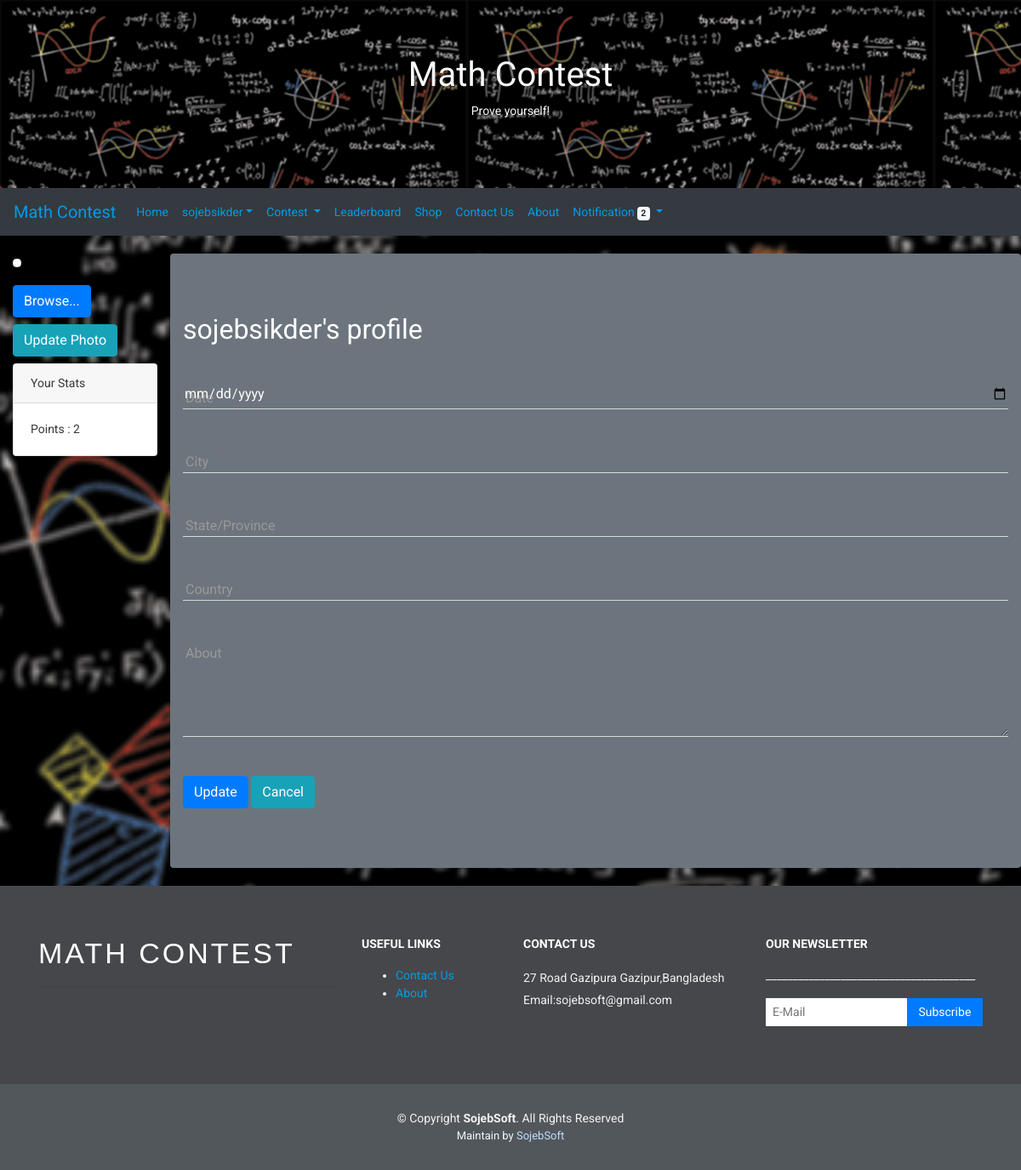
The page /profile.php (signed in) on the database as committed earlier.
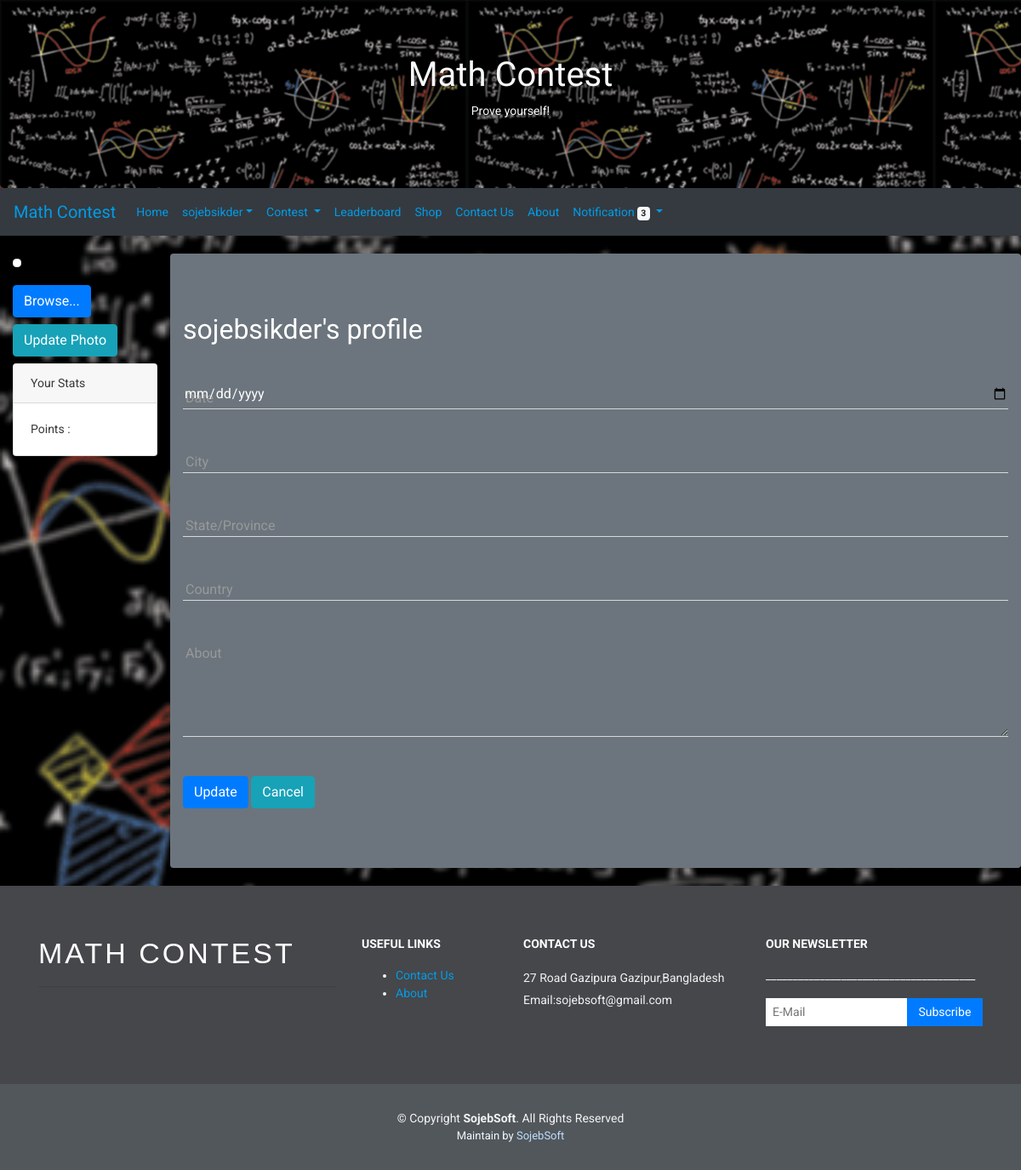
The same page on the database as committed later.
### tables this page shows
CREATE TABLE `leaderboard` (
  `id` int(11) NOT NULL,
  `user_email` varchar(200) NOT NULL,
  `user_id` varchar(200) NOT NULL,
  `points` varchar(200) NOT NULL
);

### lib/Database.php (called while the page is built, shortened)
<?php
Class Database{
 public $host   = DB_HOST;
 public $user   = DB_USER;
 public $pass   = DB_PASS;
 public $dbname = DB_NAME;
 public $link;
  private function connectDB(){
    $this->link = new mysqli($this->host, $this->user, $this->pass,$this->dbname);
  }
  public function select($query){
    $result = $this->link->query($query) or die($this->link->error.__LINE__);
    if($result->num_rows > 0){
      return $result;
    } else {
      return false;
    }
  }
}

### helpers/Format.php (called while the page is built, shortened)
<?php
class Format{
    public function Stext($string, $allow = null){
        if($allow == null){
            $this->conn =mysqli_connect(DB_HOST,DB_USER,DB_PASS,DB_NAME);
            $text = $this->conn->real_escape_string(htmlspecialchars(strip_tags($string)));
        }else{
            $this->conn =mysqli_connect(DB_HOST,DB_USER,DB_PASS,DB_NAME);
            $text = $this->conn->real_escape_string(strip_tags($string, $allow));
        }
        return $text;
    }
}
?>

### profile.php (the view, shortened to what the changed rows need)
<?php include "inc/header.php";
$db = new Database();
$format = new Format();
$user = $format->Stext(isset($_REQUEST['user']));
?>
<?php
if($user){
    $OtherUsername = $format->Stext($_REQUEST['user']);
    $queryOther = "SELECT * FROM register WHERE user_name='$OtherUsername'";
     $GetDataPr =$db->select($queryOther);
    if($GetDataPr){
        $GetDataPr = $GetDataPr->fetch_assoc();
    }else{
        header("location: index.php?error=profile not found");
    }
}
else{
    $username = $_SESSION['name'];
    $userlogin = $_SESSION['login'];
    $queryPr = "SELECT * FROM register WHERE user_name='$username' AND user_login='$userlogin'";
    $GetDataPr =$db->select($queryPr)->fetch_assoc();
}
?>
 <form action="" method="post" enctype="multipart/form-data">
<div class="container-fluid">
<div class="row">
 <div class="col-xs-12 col-md-2">
            <?php
            if($user){
            }else if($userlogin){
            ?>
            <div class="card">
                <div class="card-header">
                    Your Stats
                </div>
                <div class="card-body">
                    Points : <?php
                    if(isset($userlogin)){
                        $querys   = "SELECT * FROM register WHERE user_login = '$userlogin'";
                        $GetDatas = $db->select($querys)->fetch_assoc();
                        $user_id = $GetDatas['user_id'];
                        $points = $db->select("SELECT * FROM leaderboard WHERE user_id='$user_id'");
                        if($points){
                            $getPoint = $points->fetch_assoc();
                            echo $getPoint['points'];
                        }
                    }
                    ?> <br>
                </div>
            </div>
            <?php
            }
            ?>
 </div>
</form>
 <div class="col-xs-12 col-md-10 container-fluid bg-secondary text-white rounded" style="padding-top:70px;padding-bottom:70px">
 <h2><?php echo $GetDataPr['user_name']?>'s profile</h2>
  </div>
<?php include "inc/footer.php"; ?>

### inc/header.php (shortened to what the changed rows need)
<?php
include 'lib/Database.php';
include 'helpers/Format.php';
 ?>
<!DOCTYPE html>
<html lang="en">
<head>
  <link rel="stylesheet" href="<?php echo BASE;?>css/bootstrap.min.css">
  <link rel="stylesheet" href="<?php echo BASE;?>css/footer.css">
  <link rel="stylesheet" href="<?php echo BASE;?>css/login.css">
  <link rel="stylesheet" href="<?php echo BASE;?>css/material/material.css">
</head>
<body class="m-parallax">
<?php
if(!(basename($_SERVER['PHP_SELF']) == "instructor-panel.php" || basename($_SERVER['PHP_SELF']) == "edit-panel.php"))
{
  ?>
<div class="jumbotron text-center bg-white text-black" style="margin-bottom:0; background: url(<?php echo BASE;?>images/cover/wallpaper.png);">
  <h1 class="text-light">Math Contest</h1>
</div>
<?php
}
?>
<nav class="navbar navbar-expand-sm bg-dark navbar-info sticky-top">
  <ul class="navbar-nav">
        <?php
        if(isset($_SESSION['name'])){
          $notiName = $_SESSION['name'];
        }
        elseif(isset($_SESSION['ins_name']))
        {
          echo $_SESSION['ins_name'];
          $ins_username = $_SESSION['ins_name'];
          $notiName  = $_SESSION['ins_name'];
        }
        else{
          echo "Account";
          $ins_username = null;
          $notiName = null;
        }
        ?></a>
    <?php
    $db = new Database();
?>
    <?php
    if((isset($_SESSION['name'])) || (isset($_SESSION['ins_name']))){
      ?>
    <li class="nav-item dropdown">
      <a class="nav-link dropdown-toggle float-right" href="#" id="navbardrop" data-toggle="dropdown">
      <span class="glyphicon"></span>Notification<?php
     if($notiName)
     {
                $queryCount = "SELECT * from notifications where status = 'unread' AND user_name='$notiName' ";
                $fetchCount = $db->select($queryCount);
                if($fetchCount){
                ?>
                <span class="badge badge-light"><?php echo mysqli_num_rows($fetchCount);  ?></span>
              <?php
                }
              }
              ?>
      </a>
    </li>
    <?php
    }else{
    }
    ?>
  </ul>
</nav>
<br>

Rows that differ between the two databases and show on the page:
removed leaderboard: points "2"
Other text that changed with them:
mysqli_num_rows($fetchCount): "2" → "3"
